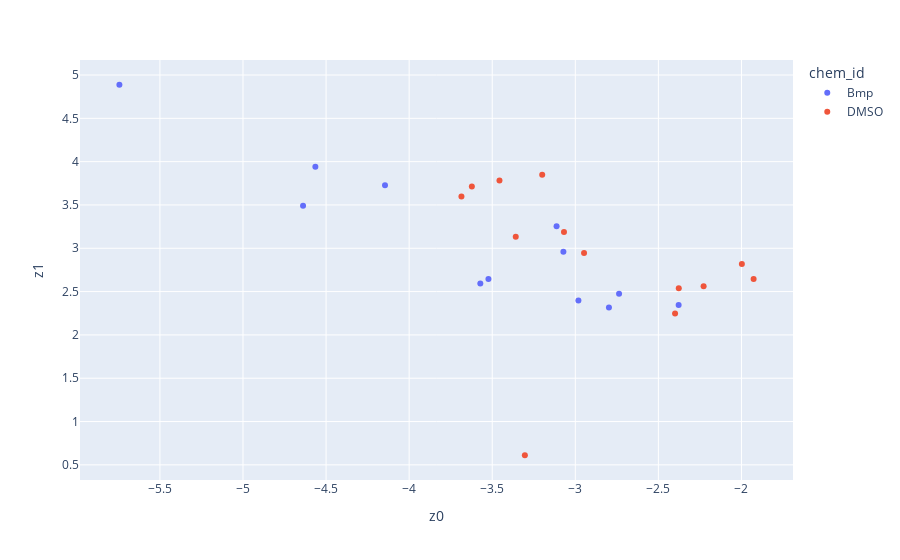

Notebook code for this chart:
### Code cell
ft = (z_df["chem_id"] == "DMSO") | (z_df["chem_id"] == "Bmp")

fig = px.scatter(z_df.loc[ft, :], x="z0", y="z1", color="chem_id")
fig.show()

### Figure 1 — Plotly figure (JSON) as saved in the notebook; plotly's stock layout.template omitted (floating-point values rounded to 4 significant figures)
{"data": [{"hovertemplate": "chem_id=Bmp<br>z0=%{x}<br>z1=%{y}<extra></extra>", "legendgroup": "Bmp", "marker": {"color": "#636efa", "symbol": "circle"}, "mode": "markers", "name": "Bmp", "orientation": "v", "showlegend": true, "type": "scatter", "x": [-2.378, -3.113, -3.523, -4.639, -4.145, -2.798, -2.981, -3.072, -3.572, -2.737, -4.564, -5.744], "xaxis": "x", "y": [2.345, 3.255, 2.647, 3.491, 3.728, 2.316, 2.398, 2.959, 2.593, 2.476, 3.94, 4.888], "yaxis": "y"}, {"hovertemplate": "chem_id=DMSO<br>z0=%{x}<br>z1=%{y}<extra></extra>", "legendgroup": "DMSO", "marker": {"color": "#EF553B", "symbol": "circle"}, "mode": "markers", "name": "DMSO", "orientation": "v", "showlegend": true, "type": "scatter", "x": [-2.947, -2.4, -3.685, -3.456, -2.228, -3.304, -2.377, -3.623, -3.068, -1.998, -3.199, -3.358, -1.927], "xaxis": "x", "y": [2.945, 2.247, 3.598, 3.782, 2.561, 0.6109, 2.538, 3.714, 3.189, 2.818, 3.849, 3.132, 2.644], "yaxis": "y"}], "layout": {"autosize": true, "legend": {"title": {"text": "chem_id"}, "tracegroupgap": 0}, "margin": {"t": 60}, "xaxis": {"anchor": "y", "autorange": true, "domain": [0, 1], "range": [-5.975, -1.695], "title": {"text": "z0"}, "type": "linear"}, "yaxis": {"anchor": "x", "autorange": true, "domain": [0, 1], "range": [0.2797, 5.219], "title": {"text": "z1"}, "type": "linear"}}}
